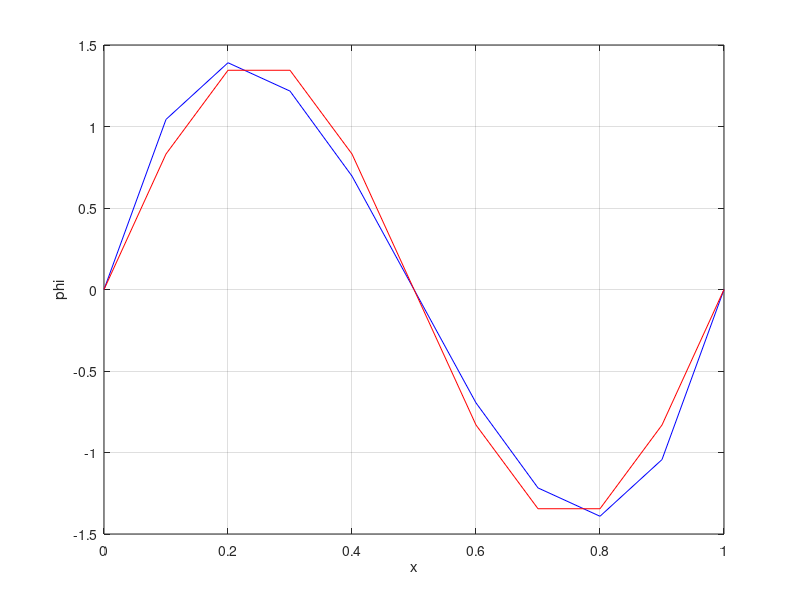

Source code (MATLAB):
function save_phil2_plot
    x = [0:0.1:1];
    y2 = 3*sqrt(210)*(x-x.^2) - 2*sqrt(210)*(x-x.^3);
    y1 = sqrt(2)*sin(2*pi*x);
    
    % Create the plot
    figure('Visible', 'off'); % Create a figure without displaying it
    plot(x, y2, 'b-', x, y1, 'r-');
    xlabel('x');
    ylabel('phi');
    grid on;

    % Create the results directory if it doesn't exist
    if ~exist('results/phil2', 'dir')
        mkdir('results/phil2');
    end
    
    % Base filename for the plot
    baseFilename = 'results/phil2/phil2_plot.png';
    filename = baseFilename;
    count = 1;

    % Check if the file exists and update the filename with a count
    while exist(filename, 'file')
        filename = sprintf('results/phil2/phil2_plot_%d.png', count);
        count = count + 1;
    end

    % Save the plot to a file
    saveas(gcf, filename);

    % Close the figure
    close(gcf);
end
